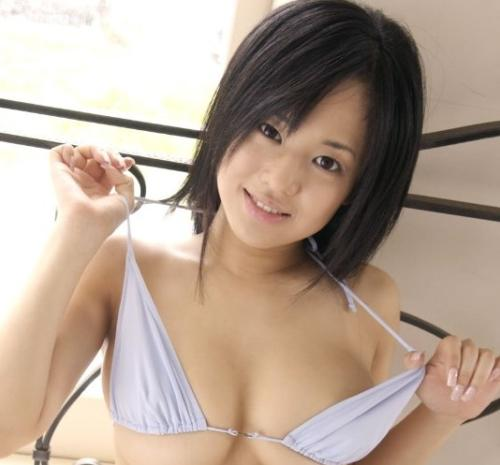
//> input picture class_three/cjk.jpg, 500 x 465 px
$ ./classfour   (built with g++ and OpenCV 4)
//> lines starting //> are read from the running program, lines starting //| are printed output that depends on the picture
### classfour.hpp
//
//  classfour.hpp
//  myopencv
//
//  Created by wu baofeng on 2019/7/11.
//  Copyright © 2019 friday. All rights reserved.
//

#ifndef classfour_hpp
#define classfour_hpp

#include <stdio.h>
#include <opencv2/opencv.hpp>
#include <iostream>
using namespace std;
using namespace cv;

#endif /* classfour_hpp */

### classfour.cpp
//
//  classfour.cpp
//  myopencv
//
//  Created by wu baofeng on 2019/7/11.
//  Copyright © 2019 friday. All rights reserved.
//

#include "classfour.hpp"
#include <opencv2/opencv.hpp>
#include <iostream>

using namespace std;
using namespace cv;

int main()
{
    Mat src;
    src = imread("/Users/wubaofeng/Desktop/my_github/myopencv/class_three/cjk.jpg");
//> src is the input picture: 465 rows x 500 cols, CV_8UC3; mean B, G, R 146.3, 160.9, 180.1
    if (src.empty()) {
        printf("没有读取到图像");
        return -1;
    }
    imshow("cjk", src);


    Mat dst;
// [7 lines of commented-out code are left out]
    printf("%d",src.channels());
//| 3
    cvtColor(src, dst, COLOR_RGB2GRAY);
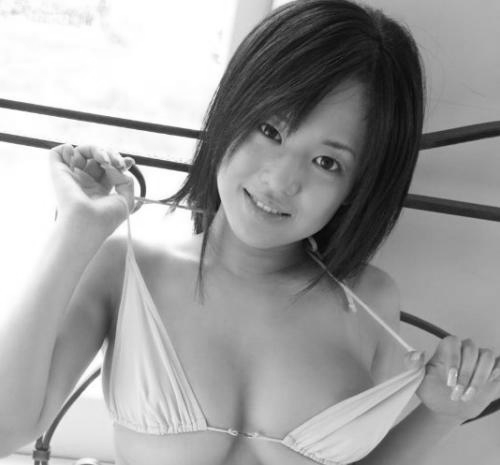
//> dst: 465 rows x 500 cols, CV_8UC1; min 3, max 255, mean 158.8
    printf("%d",dst.channels());
//| 1

    imshow("dstimg", dst);

    Mat mrc;
    mrc.create(3, 3, CV_8UC4);
    mrc = Scalar(127,127);
    cout <<"M="<<endl<<mrc<<endl;
//    imshow("1234555", mrc);

    Mat kerner = (Mat_<float>(3,3)<<0,-1,0,-1,5,-1,0,-1,0);
    Mat cdst;
    filter2D(src, cdst, -1, kerner);
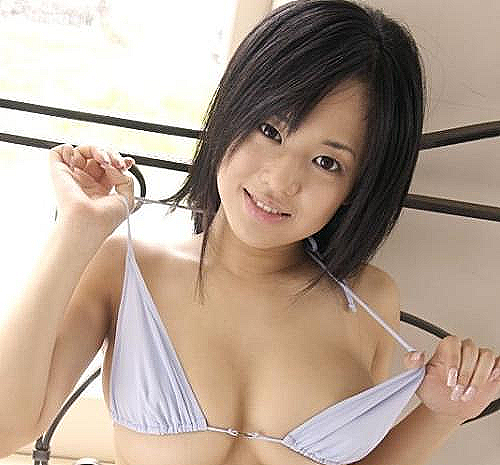
//> cdst: 465 rows x 500 cols, CV_8UC3; mean B, G, R 146.1, 160.6, 179.7
    imshow("qxd", cdst);
    cout<<"kerner"<<kerner<<endl;

    Mat m2 = Mat::zeros(src.size(), src.type());

    imshow("m2", m2);

    Mat m3 = Mat::zeros(1, 1, CV_8UC(20));
    cout<<m3<<endl;

    waitKey();

    return 0;
}

$ run again, with class_three/staturate_cast.png saved as class_three/cjk.jpg
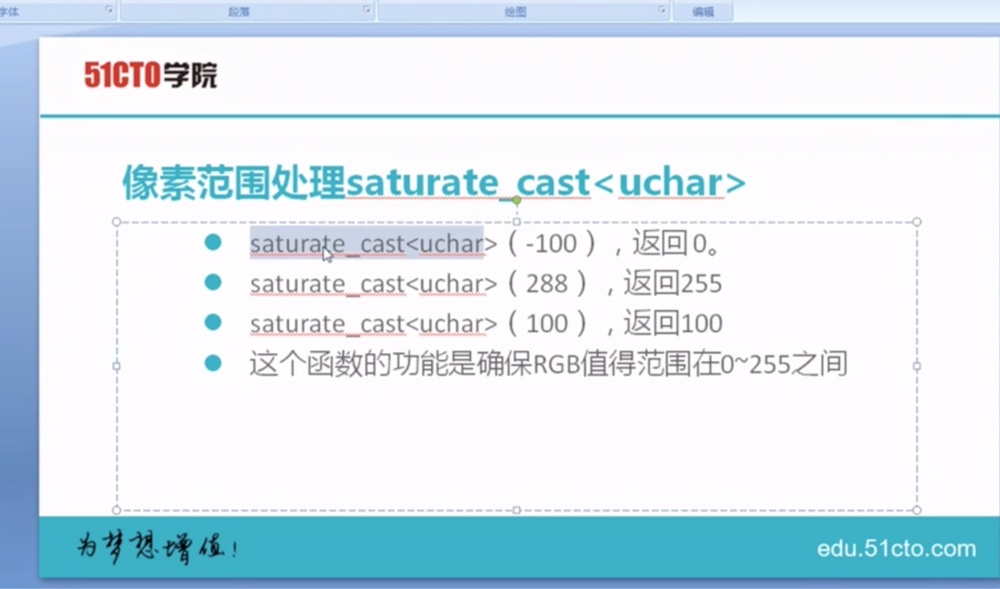
//> input picture class_three/staturate_cast.png, 1000 x 589 px, shrunk from 1800 x 1060 before the run
//> src is the input picture: 589 rows x 1000 cols, CV_8UC3; mean B, G, R 239.3, 230.4, 215.4
//| 3
//> `cvtColor(src, dst, COLOR_RGB2GRAY);`:
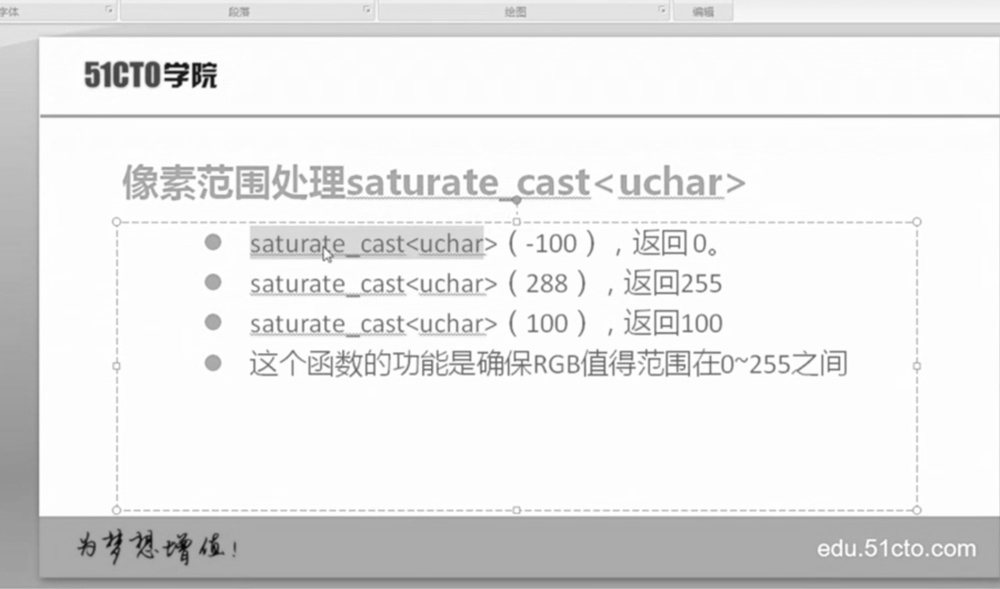
//> dst: 589 rows x 1000 cols, CV_8UC1; min 4, max 255, mean 231.4
//| 1
//> `filter2D(src, cdst, -1, kerner);`:
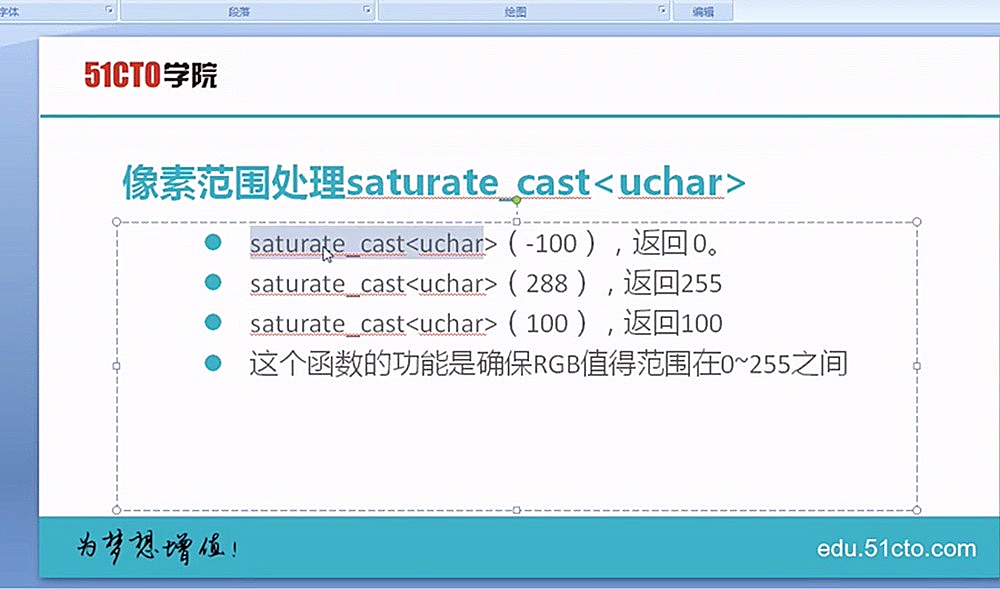
//> cdst: 589 rows x 1000 cols, CV_8UC3; mean B, G, R 237.6, 229.1, 214.2

$ run again, with class_three/定义掩膜.png saved as class_three/cjk.jpg
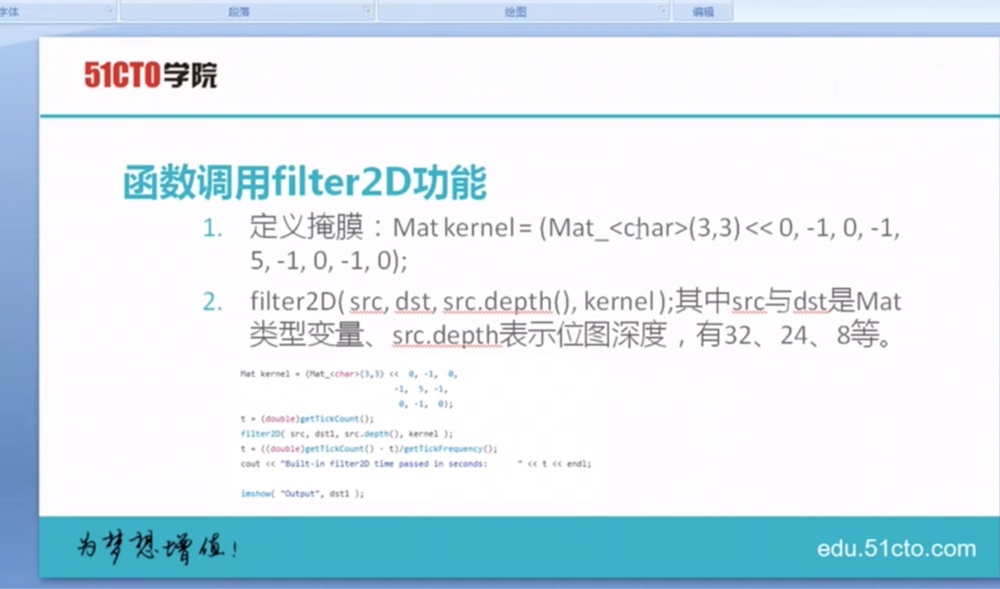
//> input picture class_three/定义掩膜.png, 1000 x 589 px, shrunk from 1800 x 1060 before the run
//> src is the input picture: 589 rows x 1000 cols, CV_8UC3; mean B, G, R 240, 231.6, 216.9
//| 3
//> `cvtColor(src, dst, COLOR_RGB2GRAY);`:
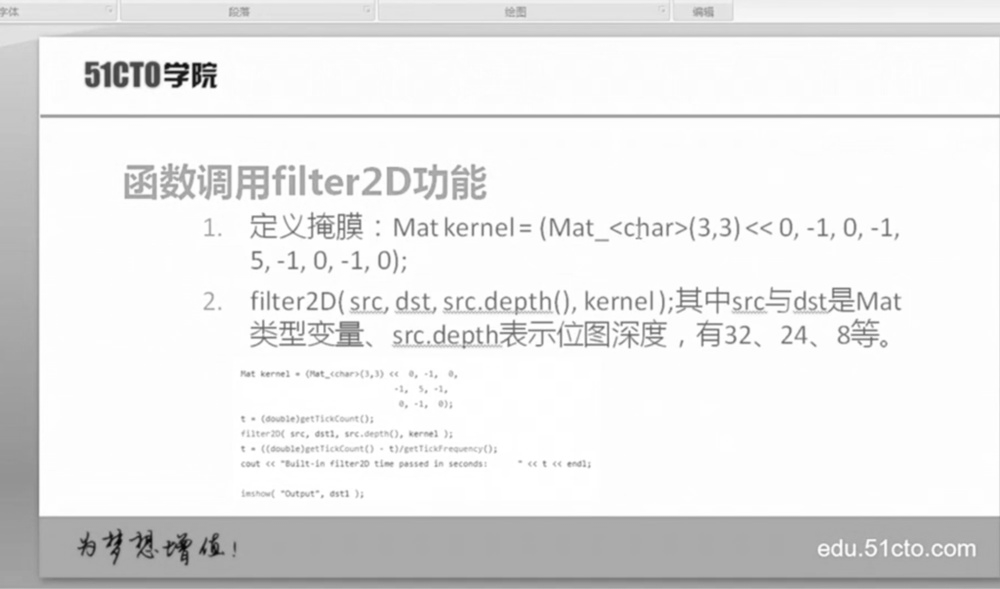
//> dst: 589 rows x 1000 cols, CV_8UC1; min 5, max 255, mean 232.4
//| 1
//> `filter2D(src, cdst, -1, kerner);`:
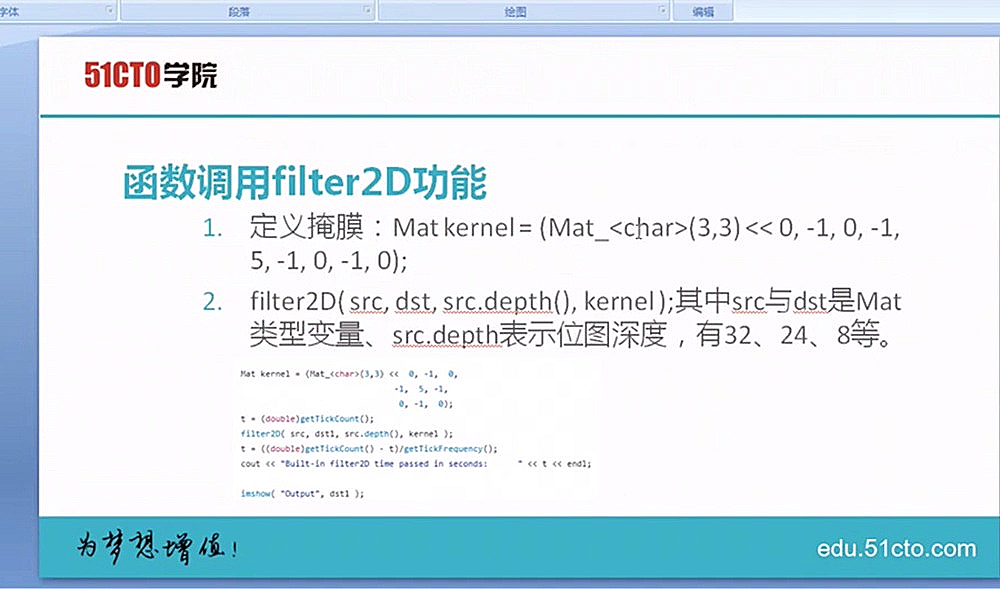
//> cdst: 589 rows x 1000 cols, CV_8UC3; mean B, G, R 238.5, 230.3, 215.7

$ run again, with class_three/掩膜公式.png saved as class_three/cjk.jpg
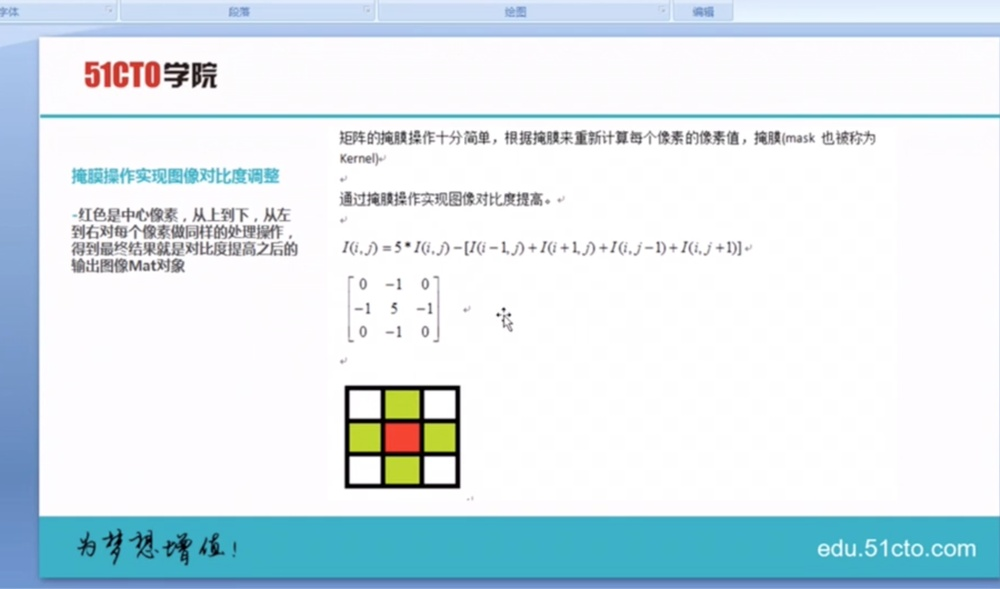
//> input picture class_three/掩膜公式.png, 1000 x 589 px, shrunk from 1800 x 1060 before the run
//> src is the input picture: 589 rows x 1000 cols, CV_8UC3; mean B, G, R 237.4, 230.8, 216.7
//| 3
//> `cvtColor(src, dst, COLOR_RGB2GRAY);`:
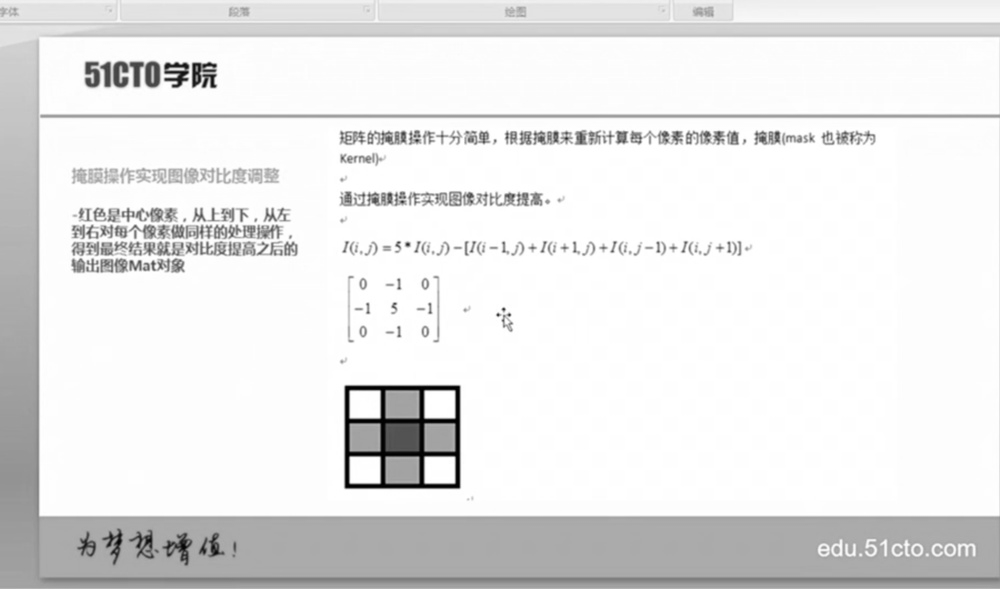
//> dst: 589 rows x 1000 cols, CV_8UC1; min 0, max 255, mean 231.2
//| 1
//> `filter2D(src, cdst, -1, kerner);`:
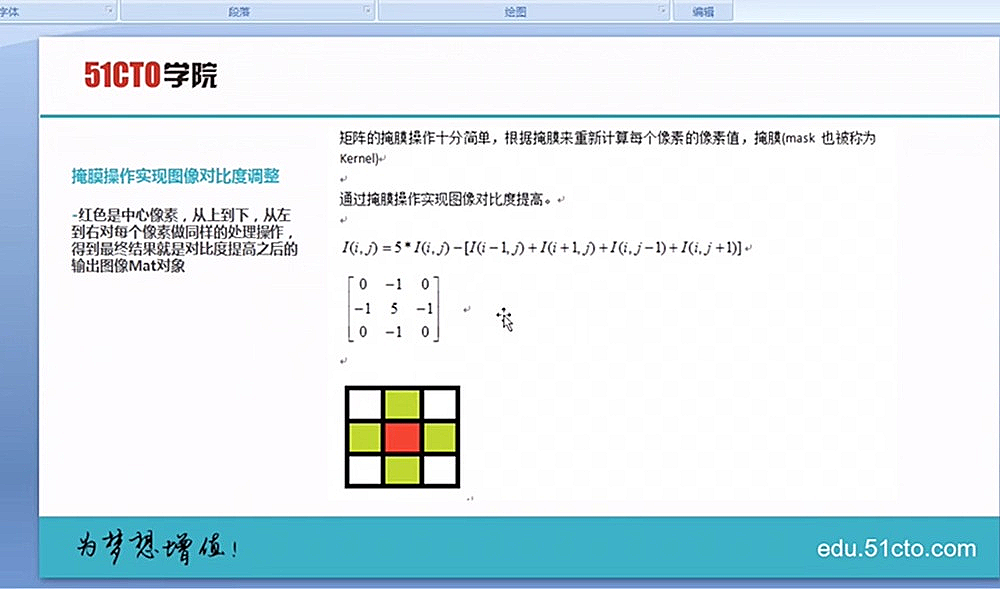
//> cdst: 589 rows x 1000 cols, CV_8UC3; mean B, G, R 236.3, 229.9, 216
